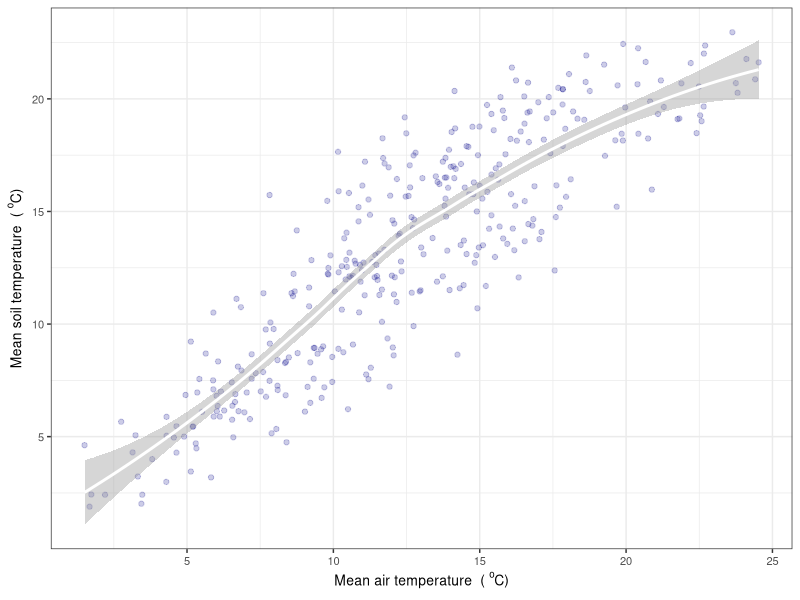
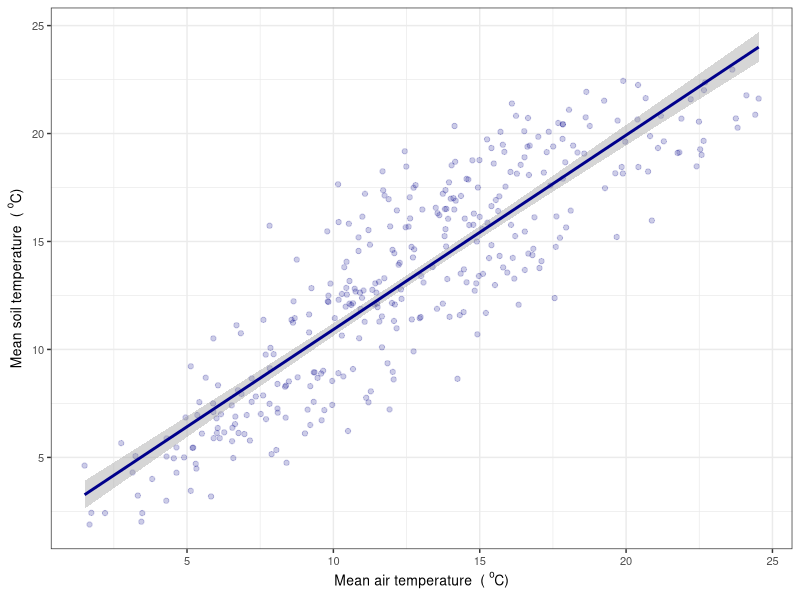

Write the R code that produced these figures, in order. (Note: this script raises an error after producing the figures.)
## ---- chunk 1
library(tidyr)
library (dplyr)
library (ggplot2)
library (lubridate)
library (scales)
## ---- chunk 2

setwd("C:\\Users\\EdCarmen\\Documents\\CarmenProjects2016\\GitSubclover\\Iv2_SoilAirTemp")
getwd()
#read soil and Air data 
df_file <- read.table("SoilTemp.txt", header=TRUE)
df_Air <- read.table("RawWeaIv2.txt", header=TRUE)

head(df_file)
head (df_Air)
#keep this scirpt for the real weather data

str(df_Air)


## ---- chunk 3

df_S <- df_file %>%
  mutate(Date = dmy(Date)) #(need to reformat date here)

df_A <-df_Air %>%
  mutate(Date = dmy(Date)) #(need to reformat date here)
  
  str(df_S)
  str(df_A)
  
df_AS <- merge(df_S,df_A, by="Date")
head(df_AS)

## ---- chunk 4

df_AS %>%
 #  select(Date, TempSoil10mm, MeanTt)%>%
 # summarise_each(funs(mean)) %>%
  ggplot(aes(x=MeanTt, y= TempSoil10mm))  +
  geom_point(colour= "darkblue", alpha=0.2) +
  #geom_line(colour= "brown")+
  stat_smooth(level = 0.9, size = 1, colour="white") + 
  theme_bw() +
  xlab(expression(Mean~air~temperature~~"( "^"o"*"C)"))+ 
  ylab(expression(Mean~soil~temperature~~"( "^"o"*"C)"))+
  theme(text = element_text(size=10))

  # #scale_x_date(date_breaks = "3 month", 
  #                date_labels = "%B",
  #                limits = as.Date(c('2015-06-01','2017-07-07')))



## ---- chunk 5

df_AS %>%
 select(Date, TempSoil10mm, MeanTt)%>%
 # summarise_each(funs(mean)) %>%
  ggplot(aes(x=MeanTt, y= TempSoil10mm))  +
  geom_point(colour= "darkblue", alpha=0.2) +
  #geom_abline()+
  #stat_smooth (method = "lm",col = "darkblue") +
  stat_smooth (method = "lm",col = "darkblue", formula=y~x)+
  theme_bw() +
  xlab(expression(Mean~air~temperature~~"( "^"o"*"C)"))+
  ylab(expression(Mean~soil~temperature~~"( "^"o"*"C)"))+
  theme(text = element_text(size=10))

write.table(df_AS,"SoilAir.txt")


## ---- chunk 6


#then try lm 

fit1 <- lm(TempSoil10mm ~ MeanTt, df_AS)
summary (fit1)

cf <- round(coef(fit), 2)




## ---- chunk 7


grid.arrange(g2, g1)



